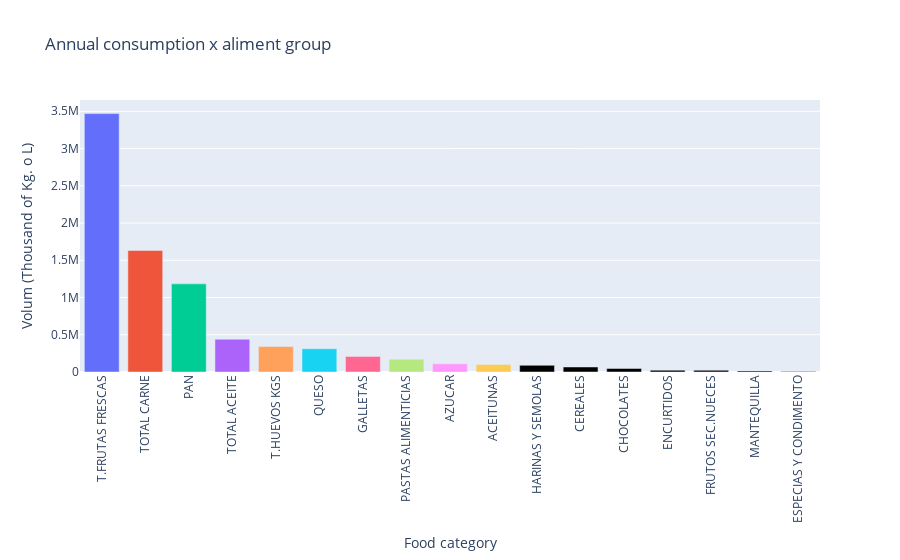

The code cell stored with this chart in its notebook:
### Code cell
import plotly.graph_objs as go
import plotly.express as px
import plotly.io as pio
pio.write_html(fig, file='annual consumption.html', auto_open=True)
grouped = df_filtrado.groupby(['ALIMENT_GROUP'])['VOLUME'].sum().sort_values(ascending=False)
colors = px.colors.qualitative.Plotly
fig = go.Figure([go.Bar(x=grouped.index, y=grouped.values, marker_color=colors)])
fig.update_layout(title='Annual consumption x aliment group', xaxis_title='Food category',
                  yaxis_title='Volum (Thousand of Kg. o L)', xaxis_tickangle=-90)

### Figure 1 — Plotly figure (JSON) as saved in the notebook; plotly's stock layout.template omitted (floating-point values rounded to 4 significant figures)
{"data": [{"marker": {"color": ["#636EFA", "#EF553B", "#00CC96", "#AB63FA", "#FFA15A", "#19D3F3", "#FF6692", "#B6E880", "#FF97FF", "#FECB52"]}, "type": "bar", "x": ["T.FRUTAS FRESCAS", "TOTAL CARNE", "PAN", "TOTAL ACEITE", "T.HUEVOS KGS", "QUESO", "GALLETAS", "PASTAS ALIMENTICIAS", "AZUCAR", "ACEITUNAS", "HARINAS Y SEMOLAS", "CEREALES", "CHOCOLATES", "ENCURTIDOS", "FRUTOS SEC.NUECES", "MANTEQUILLA", "ESPECIAS Y CONDIMENTO"], "y": [3468978, 1631633, 1183435, 440181, 341137, 312898, 209704, 172267, 109433, 102105, 90011, 67500, 47850, 24639, 23444, 14752, 5372]}], "layout": {"title": {"text": "Annual consumption x aliment group"}, "xaxis": {"tickangle": -90, "title": {"text": "Food category"}}, "yaxis": {"title": {"text": "Volum (Thousand of Kg. o L)"}}}}
